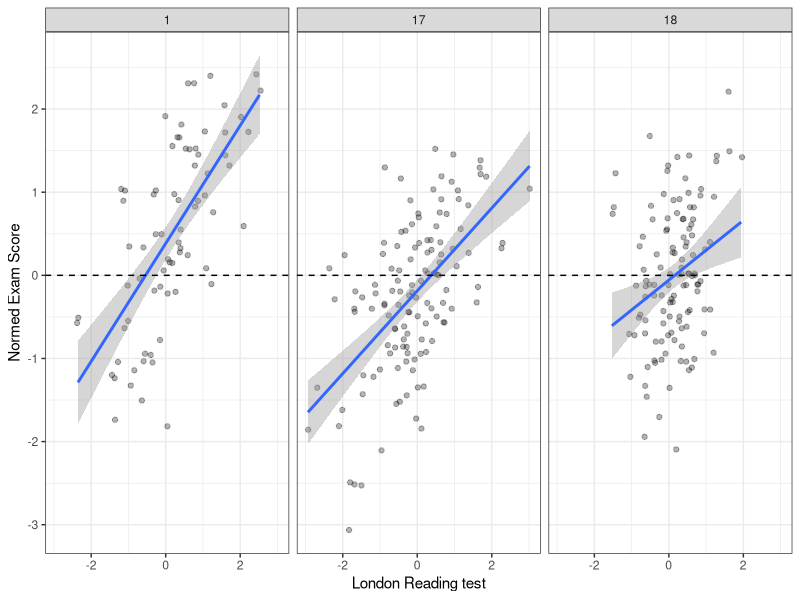
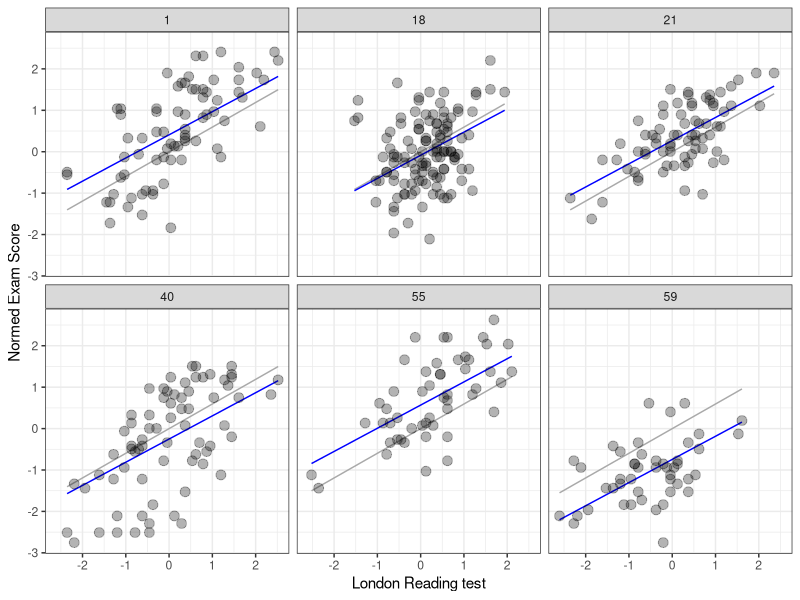
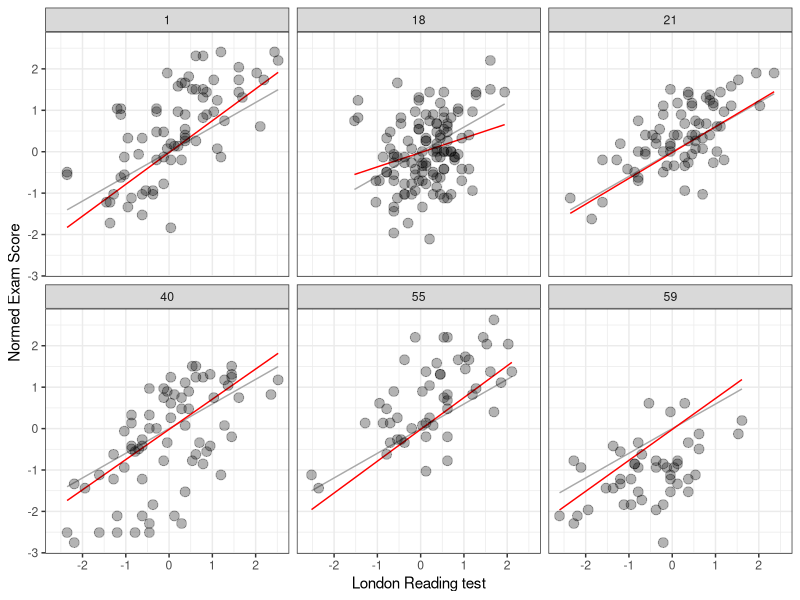
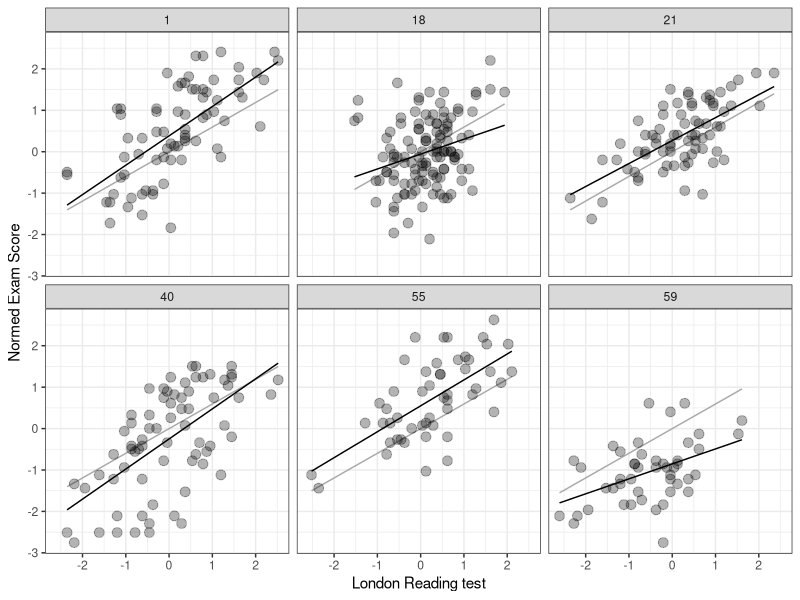

The R script that drew these images, in order:
## ---- chunk 1
options(htmltools.dir.version = FALSE)
knitr::opts_chunk$set(echo = TRUE)
## ---- chunk 2
setwd("~/Dropbox/Teaching_MRes_Northumbria/Lecture11")
library(mlmRev) # contains data
library(lme4)
Exam<-mlmRev::Exam
fixed_pred<-lmer(normexam ~ standLRT + (1 | school), data=Exam, REML=F)
## ---- chunk 3
library(ggplot2)
library(dplyr)
#subset 3 schools (just picked 3 from the dataframe)
subset<-filter(Exam, school=='1' | school=='17' | school=='18')
multilevelplot<-ggplot(subset,aes(standLRT, normexam)) + geom_jitter(alpha = 0.3) + facet_wrap(~school) + xlab("London Reading test") + ylab("Normed Exam Score") + geom_smooth(method="lm") + geom_hline(yintercept=0, linetype="dashed") + theme_bw()
## ---- chunk 4
plot(multilevelplot)
## ---- chunk 5
knitr::include_graphics("https://media.giphy.com/media/11bZ6yXgXBsg4U/giphy.gif")
## ---- chunk 6
# pooled 
pooled.model <- lm(normexam ~ standLRT, data=Exam)
# Save the fitted values
Exam$PooledPredictions <- fitted(pooled.model)
# Intercept
varying.intercept.model <- lm(normexam ~ standLRT + school, data=Exam)
Exam$VaryingInterceptPredictions <- fitted(varying.intercept.model)
# Slope
varying.slope.model <- lm(normexam ~ standLRT:school, data=Exam)
Exam$VaryingSlopePredictions <- fitted(varying.slope.model)
# Interaction (both slope)
interaction.model <- lm(normexam ~ standLRT + school + standLRT:school, data=Exam)
Exam$InteractionPredictions <- fitted(interaction.model)
## ---- chunk 7
require(ggplot2)
require(dplyr)
subset<-filter(Exam, school=='1' | school=='18' | school=='21' | school=='40' | school=='55' | school=='59')
gg <- ggplot(subset, aes(x = standLRT, y = normexam, group = school)) +
    geom_line(aes(y = PooledPredictions), color = "darkgrey") +
    geom_line(aes(y = VaryingInterceptPredictions), color = "blue") +
    #geom_line(aes(y = VaryingSlopePredictions), color = "red") +
    #geom_line(aes(y = InteractionPredictions), color = "black") +
    geom_point(alpha = 0.3, size = 3) +
    facet_wrap(~school) + xlab("London Reading test") + ylab("Normed Exam Score") +
    theme_bw()
## ---- chunk 8
print(gg)
## ---- chunk 9
require(ggplot2)
require(dplyr)
subset<-filter(Exam, school=='1' | school=='18' | school=='21' | school=='40' | school=='55' | school=='59')
gg <- ggplot(subset, aes(x = standLRT, y = normexam, group = school)) +
    geom_line(aes(y = PooledPredictions), color = "darkgrey") +
    # geom_line(aes(y = VaryingInterceptPredictions), color = "blue") +
    geom_line(aes(y = VaryingSlopePredictions), color = "red") +
    #geom_line(aes(y = InteractionPredictions), color = "black") +
    geom_point(alpha = 0.3, size = 3) +
    facet_wrap(~school) + xlab("London Reading test") + ylab("Normed Exam Score") +
    theme_bw()
## ---- chunk 10
print(gg)
## ---- chunk 11
require(ggplot2)
require(dplyr)
subset<-filter(Exam, school=='1' | school=='18' | school=='21' | school=='40' | school=='55' | school=='59')
gg <- ggplot(subset, aes(x = standLRT, y = normexam, group = school)) +
    geom_line(aes(y = PooledPredictions), color = "darkgrey") +
    # geom_line(aes(y = VaryingInterceptPredictions), color = "blue") +
    # geom_line(aes(y = VaryingSlopePredictions), color = "red") +
    geom_line(aes(y = InteractionPredictions), color = "black") +
    geom_point(alpha = 0.3, size = 3) +
    facet_wrap(~school) + xlab("London Reading test") + ylab("Normed Exam Score") +
    theme_bw()
## ---- chunk 12
print(gg)
## ---- chunk 13
knitr::include_graphics("https://media.giphy.com/media/3o6MbeLh1L6QLUAHZe/giphy.gif")
## ---- chunk 14
knitr::include_graphics("http://rpsychologist.com/img/r-reference-lmer/2lvl.png")
## ---- chunk 15
knitr::include_graphics("https://media.boingboing.net/wp-content/uploads/2016/11/bcf.png")
## ---- chunk 16
knitr::include_graphics("http://rpsychologist.com/img/r-reference-lmer/3lvl.png")
## ---- chunk 17
knitr::include_graphics("http://rpsychologist.com/img/r-reference-lmer/3lvl-crossed.png")
## ---- chunk 18
knitr::include_graphics("https://static-content.springer.com/image/art%3A10.1007%2Fs40750-016-0050-z/MediaObjects/40750_2016_50_Fig1_HTML.gif")
## ---- chunk 19
knitr::include_graphics("https://memegenerator.net/img/instances/400x/72027892/let-us-be-clear-we-only-want-positive-feedback-thats-easy-to-implement.jpg")
## ---- chunk 20
knitr::include_graphics("http://s2.quickmeme.com/img/57/572104c5c7a5a5df4a63e344671d7c2e8fe7600e5aabfd02d68efa8033db4bf9.jpg")
